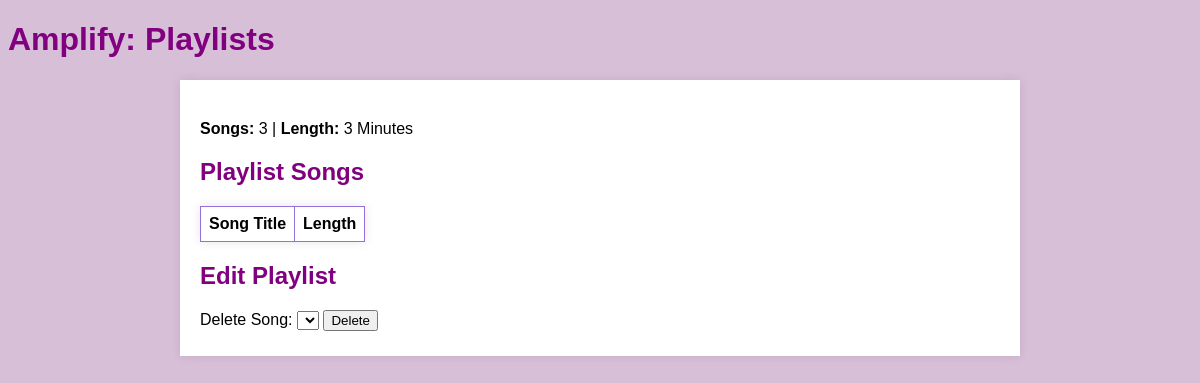
Page /indPlaylist.php on the earlier database version.
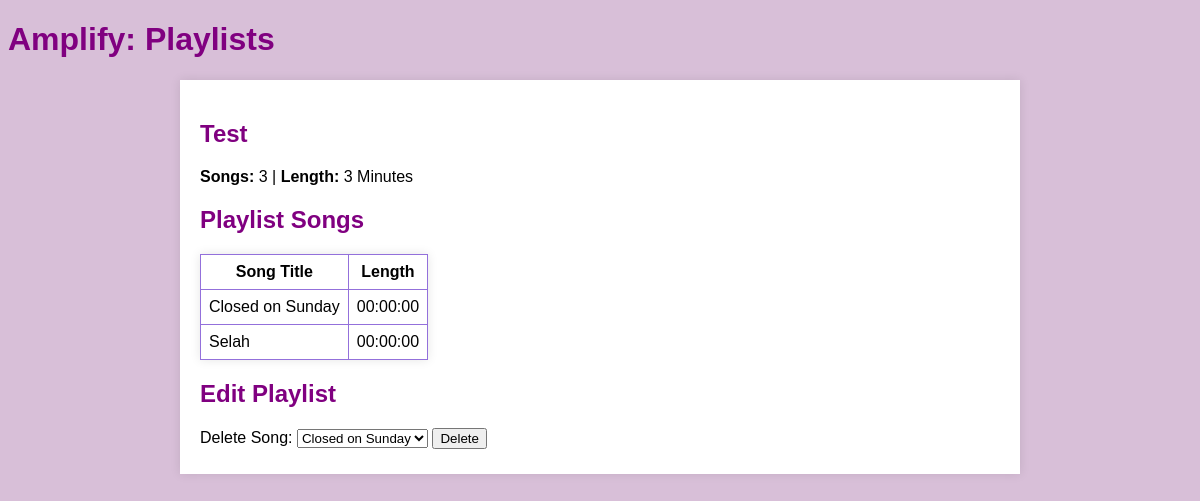
Same page on the later database version.
### tables this page shows
CREATE TABLE `playlists` (
  `playlist_id` int NOT NULL,
  `user_id` int DEFAULT NULL,
  `playlist_title` varchar(100) NOT NULL
);

CREATE TABLE `songs` (
  `song_id` int NOT NULL,
  `song_title` varchar(100) NOT NULL,
  `length` time NOT NULL,
  `listens` int NOT NULL,
  `album_id` int DEFAULT NULL,
  `release_date` date NOT NULL,
  `release_time` time NOT NULL
);

### src/controllers/indPlaylistController.php (called while the page is built, shortened)
<?php
class indPlaylistController {
    private $conn;
    public function connect() {
        $this->conn =  mysqli_connect(DB_HOST, DB_USERNAME, DB_PASSWORD, DB_NAME);
    }
    public function defaultPlaylist() {
        $sql = "SELECT playlists.playlist_id, playlists.user_id, playlists.playlist_title
            FROM playlists
            WHERE playlists.playlist_id = 7";
        $result = mysqli_query($this->conn, $sql);
        $playlist = array();
        if ($result->num_rows > 0) {
            $row = $result->fetch_assoc();
            $playlist[] = $row['playlist_id'];
            $playlist[] = $row['user_id'];
            $playlist[] = $row['playlist_title'];
        }
        return $playlist;
    }
    public function playlistSongs() {
        $sql = "SELECT playlists.playlist_id, playlists.user_id, playlists.playlist_title, songs.song_title, songs.length
                FROM playlists
                JOIN song_playlists ON playlists.playlist_id = song_playlists.playlist_id
                JOIN songs ON song_playlists.song_id = songs.song_id
                WHERE playlists.playlist_id = 7";
        $result = mysqli_query($this->conn, $sql);
        $playlistSongs = array();
        if ($result->num_rows > 0) {
            while ($row = $result->fetch_assoc()) {
                $playlistSongs[] = $row;
            }
        }
        return $playlistSongs;
    }
}

### public/indPlaylist.php (the view, shortened to what this page needs)
<?php
require_once '../src/controllers/indPlaylistController.php';
$controller = new indPlaylistController();
$playlist = $controller->defaultPlaylist() ?? [];
$songs = $controller->playlistSongs() ?? [];
?>
<!DOCTYPE html>
<html lang="">
<head>
    <link rel="stylesheet" type="text/css" href="css/playlistStyle.css">
</head>
<body>
<h1>Amplify: Playlists</h1>
<div class="playlist-container">
    <h2><?php echo $playlist[2]; ?></h2>
    <p><strong>Songs:</strong> 3 | <strong>Length:</strong> 3 Minutes</p>
    <h2>Playlist Songs</h2>
    <table>
        <thead>
        <tr>
            <th>Song Title</th>
            <th>Length</th>
        </tr>
        </thead>
        <tbody>
        <?php foreach ($songs as $song): ?>
            <tr>
                <td><?php echo $song['song_title']; ?></td>
                <td><?php echo $song['length']; ?></td>
            </tr>
        <?php endforeach; ?>
        </tbody>
    </table>
    <h2>Edit Playlist</h2>
    <form method="post" action="edit_playlist.php">
        <label for="delete-song">Delete Song:</label>
        <select id="delete-song" name="delete_song">
            <?php foreach($songs as $song): ?>
                <option value="<?php echo $song['song_title']; ?>"><?php echo $song['song_title']; ?></option>
            <?php endforeach; ?>
        </select>
        <input type="submit" value="Delete">
    </form>
</div>
</body>
</html>

Differences in the rows shown:
added playlists: songs.song_title "Closed on Sunday", songs.length "00:00:00", songs.song_title "Selah"
Other differences:
$playlist[2]: (not shown) → "Test"
form field delete_song: (not shown) → "Closed on Sunday"
